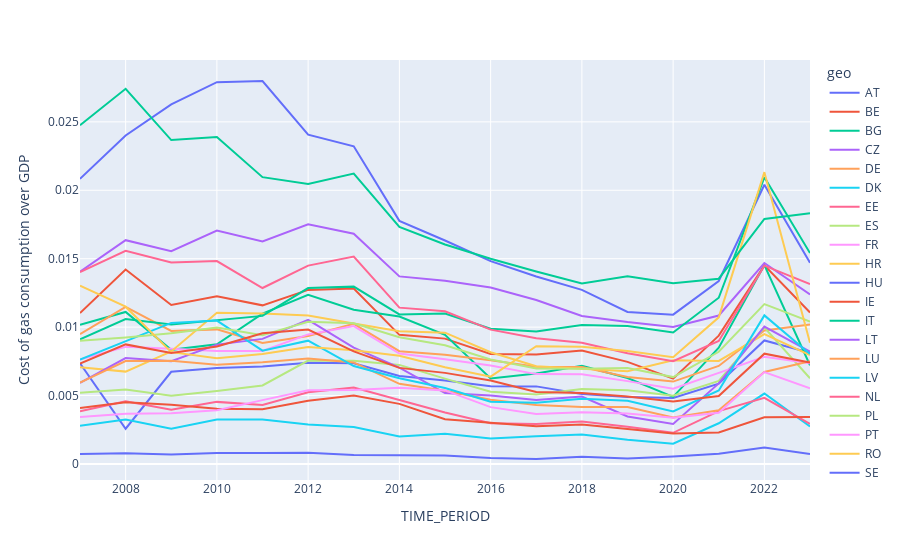

Write notebook code for a chart like this one.
### Markdown cell above
Finally, we are going to calculate the total cost of gas and electricity consumption as a percentage of the GDP, by country. The total cost is calculated by multiplying the consumption by the price of energy.

### Code cell
prices_and_comsumption = pd.merge(energy_prices_df, nrg_bal_df, on=['geo', 'TIME_PERIOD', 'siec', 'nrg_bal'])
prices_and_comsumption['total_consumption'] = prices_and_comsumption['GWh consumption'] * prices_and_comsumption['EUR per Kwh Excluding tax'] * 10**6

prices_and_consumption_gas = prices_and_comsumption[prices_and_comsumption['siec'] == 'G3000']
cost_of_gas = prices_and_consumption_gas.groupby(['geo', 'TIME_PERIOD'])['total_consumption'].sum().reset_index()

gdp_df.rename(columns={"OBS_VALUE": "GDP", "REF_AREA": "geo"}, inplace=True)

cost_of_gas_over_gdp = pd.merge(cost_of_gas, gdp_df, on=['geo', 'TIME_PERIOD'])
cost_of_gas_over_gdp['Cost of gas consumption over GDP'] = cost_of_gas_over_gdp['total_consumption'] / cost_of_gas_over_gdp['GDP']

fig = px.line(cost_of_gas_over_gdp, x='TIME_PERIOD', y='Cost of gas consumption over GDP', color='geo')
fig.show()

### Figure 1 — Plotly figure (JSON) as saved in the notebook; plotly's stock layout.template omitted (floating-point values rounded to 4 significant figures)
{"data": [{"hovertemplate": "geo=AT<br>TIME_PERIOD=%{x}<br>Cost of gas consumption over GDP=%{y}<extra></extra>", "legendgroup": "AT", "line": {"color": "#636efa", "dash": "solid"}, "marker": {"symbol": "circle"}, "mode": "lines", "name": "AT", "orientation": "v", "showlegend": true, "type": "scatter", "x": [2007, 2008, 2009, 2010, 2011, 2012, 2013, 2014, 2015, 2016, 2017, 2018, 2019, 2020, 2021, 2022, 2023], "xaxis": "x", "y": [0.007355, 0.002576, 0.006739, 0.007015, 0.007118, 0.007395, 0.007366, 0.006423, 0.006104, 0.005682, 0.00567, 0.005105, 0.004899, 0.004825, 0.005874, 0.009026, 0.008119], "yaxis": "y"}, {"hovertemplate": "geo=BE<br>TIME_PERIOD=%{x}<br>Cost of gas consumption over GDP=%{y}<extra></extra>", "legendgroup": "BE", "line": {"color": "#EF553B", "dash": "solid"}, "marker": {"symbol": "circle"}, "mode": "lines", "name": "BE", "orientation": "v", "showlegend": true, "type": "scatter", "x": [2007, 2008, 2009, 2010, 2011, 2012, 2013, 2014, 2015, 2016, 2017, 2018, 2019, 2020, 2021, 2022, 2023], "xaxis": "x", "y": [0.01103, 0.01421, 0.01162, 0.01225, 0.01159, 0.01272, 0.01282, 0.009436, 0.00916, 0.008035, 0.007997, 0.008289, 0.00746, 0.006236, 0.009377, 0.01451, 0.01107], "yaxis": "y"}, {"hovertemplate": "geo=BG<br>TIME_PERIOD=%{x}<br>Cost of gas consumption over GDP=%{y}<extra></extra>", "legendgroup": "BG", "line": {"color": "#00cc96", "dash": "solid"}, "marker": {"symbol": "circle"}, "mode": "lines", "name": "BG", "orientation": "v", "showlegend": true, "type": "scatter", "x": [2007, 2008, 2009, 2010, 2011, 2012, 2013, 2014, 2015, 2016, 2017, 2018, 2019, 2020, 2021, 2022, 2023], "xaxis": "x", "y": [0.01017, 0.01111, 0.008339, 0.008744, 0.01098, 0.01236, 0.01128, 0.01077, 0.009435, 0.00625, 0.006618, 0.007171, 0.006281, 0.004907, 0.008495, 0.01453, 0.007213], "yaxis": "y"}, {"hovertemplate": "geo=CZ<br>TIME_PERIOD=%{x}<br>Cost of gas consumption over GDP=%{y}<extra></extra>", "legendgroup": "CZ", "line": {"color": "#ab63fa", "dash": "solid"}, "marker": {"symbol": "circle"}, "mode": "lines", "name": "CZ", "orientation": "v", "showlegend": true, "type": "scatter", "x": [2007, 2008, 2009, 2010, 2011, 2012, 2013, 2014, 2015, 2016, 2017, 2018, 2019, 2020, 2021, 2022, 2023], "xaxis": "x", "y": [0.01404, 0.01635, 0.01556, 0.01705, 0.01626, 0.01752, 0.01682, 0.01371, 0.01338, 0.01289, 0.01198, 0.01082, 0.01037, 0.01001, 0.01085, 0.01468, 0.01238], "yaxis": "y"}, {"hovertemplate": "geo=DE<br>TIME_PERIOD=%{x}<br>Cost of gas consumption over GDP=%{y}<extra></extra>", "legendgroup": "DE", "line": {"color": "#FFA15A", "dash": "solid"}, "marker": {"symbol": "circle"}, "mode": "lines", "name": "DE", "orientation": "v", "showlegend": true, "type": "scatter", "x": [2007, 2008, 2009, 2010, 2011, 2012, 2013, 2014, 2015, 2016, 2017, 2018, 2019, 2020, 2021, 2022, 2023], "xaxis": "x", "y": [0.00949, 0.01148, 0.00972, 0.009835, 0.00884, 0.009349, 0.01024, 0.008241, 0.007986, 0.007577, 0.007108, 0.007089, 0.006361, 0.00602, 0.007165, 0.00975, 0.01019], "yaxis": "y"}, {"hovertemplate": "geo=DK<br>TIME_PERIOD=%{x}<br>Cost of gas consumption over GDP=%{y}<extra></extra>", "legendgroup": "DK", "line": {"color": "#19d3f3", "dash": "solid"}, "marker": {"symbol": "circle"}, "mode": "lines", "name": "DK", "orientation": "v", "showlegend": true, "type": "scatter", "x": [2007, 2008, 2009, 2010, 2011, 2012, 2013, 2014, 2015, 2016, 2017, 2018, 2019, 2020, 2021, 2022, 2023], "xaxis": "x", "y": [0.002786, 0.003241, 0.002582, 0.003254, 0.003243, 0.002889, 0.002703, 0.002014, 0.002207, 0.001866, 0.002035, 0.002158, 0.00177, 0.001482, 0.002975, 0.005147, 0.002745], "yaxis": "y"}, {"hovertemplate": "geo=EE<br>TIME_PERIOD=%{x}<br>Cost of gas consumption over GDP=%{y}<extra></extra>", "legendgroup": "EE", "line": {"color": "#FF6692", "dash": "solid"}, "marker": {"symbol": "circle"}, "mode": "lines", "name": "EE", "orientation": "v", "showlegend": true, "type": "scatter", "x": [2007, 2008, 2009, 2010, 2011, 2012, 2013, 2014, 2015, 2016, 2017, 2018, 2019, 2020, 2021, 2022, 2023], "xaxis": "x", "y": [0.003848, 0.004583, 0.00397, 0.004538, 0.004311, 0.005244, 0.005585, 0.00466, 0.003765, 0.002972, 0.002917, 0.003109, 0.002722, 0.002279, 0.00386, 0.00483, 0.002926], "yaxis": "y"}, {"hovertemplate": "geo=ES<br>TIME_PERIOD=%{x}<br>Cost of gas consumption over GDP=%{y}<extra></extra>", "legendgroup": "ES", "line": {"color": "#B6E880", "dash": "solid"}, "marker": {"symbol": "circle"}, "mode": "lines", "name": "ES", "orientation": "v", "showlegend": true, "type": "scatter", "x": [2007, 2008, 2009, 2010, 2011, 2012, 2013, 2014, 2015, 2016, 2017, 2018, 2019, 2020, 2021, 2022, 2023], "xaxis": "x", "y": [0.005208, 0.005436, 0.004987, 0.00533, 0.005741, 0.007556, 0.007537, 0.007239, 0.006237, 0.005284, 0.005075, 0.005475, 0.005386, 0.004987, 0.006064, 0.009971, 0.006267], "yaxis": "y"}, {"hovertemplate": "geo=FR<br>TIME_PERIOD=%{x}<br>Cost of gas consumption over GDP=%{y}<extra></extra>", "legendgroup": "FR", "line": {"color": "#FF97FF", "dash": "solid"}, "marker": {"symbol": "circle"}, "mode": "lines", "name": "FR", "orientation": "v", "showlegend": true, "type": "scatter", "x": [2007, 2008, 2009, 2010, 2011, 2012, 2013, 2014, 2015, 2016, 2017, 2018, 2019, 2020, 2021, 2022, 2023], "xaxis": "x", "y": [0.007626, 0.008571, 0.008412, 0.008259, 0.008254, 0.009468, 0.01008, 0.008071, 0.007645, 0.007196, 0.006566, 0.006556, 0.006054, 0.005498, 0.006659, 0.007828, 0.007365], "yaxis": "y"}, {"hovertemplate": "geo=HR<br>TIME_PERIOD=%{x}<br>Cost of gas consumption over GDP=%{y}<extra></extra>", "legendgroup": "HR", "line": {"color": "#FECB52", "dash": "solid"}, "marker": {"symbol": "circle"}, "mode": "lines", "name": "HR", "orientation": "v", "showlegend": true, "type": "scatter", "x": [2007, 2008, 2009, 2010, 2011, 2012, 2013, 2014, 2015, 2016, 2017, 2018, 2019, 2020, 2021, 2022, 2023], "xaxis": "x", "y": [0.007077, 0.006749, 0.00822, 0.01105, 0.011, 0.01085, 0.01027, 0.009693, 0.009594, 0.008163, 0.007142, 0.006977, 0.006776, 0.007575, 0.007534, 0.009491, 0.007961], "yaxis": "y"}, {"hovertemplate": "geo=HU<br>TIME_PERIOD=%{x}<br>Cost of gas consumption over GDP=%{y}<extra></extra>", "legendgroup": "HU", "line": {"color": "#636efa", "dash": "solid"}, "marker": {"symbol": "circle"}, "mode": "lines", "name": "HU", "orientation": "v", "showlegend": true, "type": "scatter", "x": [2007, 2008, 2009, 2010, 2011, 2012, 2013, 2014, 2015, 2016, 2017, 2018, 2019, 2020, 2021, 2022, 2023], "xaxis": "x", "y": [0.02083, 0.02401, 0.02628, 0.0279, 0.02799, 0.02406, 0.02322, 0.01776, 0.01633, 0.01482, 0.01369, 0.01272, 0.01111, 0.01091, 0.01337, 0.0204, 0.0147], "yaxis": "y"}, {"hovertemplate": "geo=IE<br>TIME_PERIOD=%{x}<br>Cost of gas consumption over GDP=%{y}<extra></extra>", "legendgroup": "IE", "line": {"color": "#EF553B", "dash": "solid"}, "marker": {"symbol": "circle"}, "mode": "lines", "name": "IE", "orientation": "v", "showlegend": true, "type": "scatter", "x": [2007, 2008, 2009, 2010, 2011, 2012, 2013, 2014, 2015, 2016, 2017, 2018, 2019, 2020, 2021, 2022, 2023], "xaxis": "x", "y": [0.004093, 0.004505, 0.004325, 0.004035, 0.003996, 0.004615, 0.005001, 0.004394, 0.003276, 0.003039, 0.002753, 0.002892, 0.002535, 0.002223, 0.002296, 0.00342, 0.003436], "yaxis": "y"}, {"hovertemplate": "geo=IT<br>TIME_PERIOD=%{x}<br>Cost of gas consumption over GDP=%{y}<extra></extra>", "legendgroup": "IT", "line": {"color": "#00cc96", "dash": "solid"}, "marker": {"symbol": "circle"}, "mode": "lines", "name": "IT", "orientation": "v", "showlegend": true, "type": "scatter", "x": [2007, 2008, 2009, 2010, 2011, 2012, 2013, 2014, 2015, 2016, 2017, 2018, 2019, 2020, 2021, 2022, 2023], "xaxis": "x", "y": [0.00911, 0.01059, 0.01019, 0.01049, 0.01082, 0.01285, 0.01296, 0.01093, 0.01099, 0.00988, 0.009673, 0.01015, 0.01008, 0.009603, 0.01215, 0.02094, 0.01541], "yaxis": "y"}, {"hovertemplate": "geo=LT<br>TIME_PERIOD=%{x}<br>Cost of gas consumption over GDP=%{y}<extra></extra>", "legendgroup": "LT", "line": {"color": "#ab63fa", "dash": "solid"}, "marker": {"symbol": "circle"}, "mode": "lines", "name": "LT", "orientation": "v", "showlegend": true, "type": "scatter", "x": [2007, 2008, 2009, 2010, 2011, 2012, 2013, 2014, 2015, 2016, 2017, 2018, 2019, 2020, 2021, 2022, 2023], "xaxis": "x", "y": [0.005921, 0.00774, 0.007503, 0.008722, 0.009141, 0.01053, 0.008503, 0.007039, 0.005178, 0.004997, 0.004683, 0.004922, 0.00347, 0.002929, 0.00589, 0.01003, 0.008217], "yaxis": "y"}, {"hovertemplate": "geo=LU<br>TIME_PERIOD=%{x}<br>Cost of gas consumption over GDP=%{y}<extra></extra>", "legendgroup": "LU", "line": {"color": "#FFA15A", "dash": "solid"}, "marker": {"symbol": "circle"}, "mode": "lines", "name": "LU", "orientation": "v", "showlegend": true, "type": "scatter", "x": [2007, 2008, 2009, 2010, 2011, 2012, 2013, 2014, 2015, 2016, 2017, 2018, 2019, 2020, 2021, 2022, 2023], "xaxis": "x", "y": [0.005946, 0.007522, 0.007548, 0.007257, 0.00743, 0.007709, 0.007418, 0.005858, 0.005343, 0.004687, 0.004318, 0.004172, 0.004168, 0.003399, 0.003922, 0.00672, 0.007512], "yaxis": "y"}, {"hovertemplate": "geo=LV<br>TIME_PERIOD=%{x}<br>Cost of gas consumption over GDP=%{y}<extra></extra>", "legendgroup": "LV", "line": {"color": "#19d3f3", "dash": "solid"}, "marker": {"symbol": "circle"}, "mode": "lines", "name": "LV", "orientation": "v", "showlegend": true, "type": "scatter", "x": [2007, 2008, 2009, 2010, 2011, 2012, 2013, 2014, 2015, 2016, 2017, 2018, 2019, 2020, 2021, 2022, 2023], "xaxis": "x", "y": [0.007636, 0.008995, 0.01031, 0.01048, 0.008279, 0.00901, 0.007153, 0.00627, 0.005548, 0.004546, 0.004467, 0.004767, 0.004617, 0.003836, 0.005376, 0.01086, 0.00803], "yaxis": "y"}, {"hovertemplate": "geo=NL<br>TIME_PERIOD=%{x}<br>Cost of gas consumption over GDP=%{y}<extra></extra>", "legendgroup": "NL", "line": {"color": "#FF6692", "dash": "solid"}, "marker": {"symbol": "circle"}, "mode": "lines", "name": "NL", "orientation": "v", "showlegend": true, "type": "scatter", "x": [2007, 2008, 2009, 2010, 2011, 2012, 2013, 2014, 2015, 2016, 2017, 2018, 2019, 2020, 2021, 2022, 2023], "xaxis": "x", "y": [0.01402, 0.01558, 0.01472, 0.01482, 0.01286, 0.0145, 0.01515, 0.01142, 0.01116, 0.009815, 0.009195, 0.008863, 0.00809, 0.007509, 0.008985, 0.01449, 0.01315], "yaxis": "y"}, {"hovertemplate": "geo=PL<br>TIME_PERIOD=%{x}<br>Cost of gas consumption over GDP=%{y}<extra></extra>", "legendgroup": "PL", "line": {"color": "#B6E880", "dash": "solid"}, "marker": {"symbol": "circle"}, "mode": "lines", "name": "PL", "orientation": "v", "showlegend": true, "type": "scatter", "x": [2007, 2008, 2009, 2010, 2011, 2012, 2013, 2014, 2015, 2016, 2017, 2018, 2019, 2020, 2021, 2022, 2023], "xaxis": "x", "y": [0.009008, 0.009246, 0.009547, 0.009965, 0.00941, 0.0104, 0.01029, 0.009264, 0.008678, 0.00763, 0.006985, 0.00696, 0.00701, 0.006349, 0.008201, 0.01168, 0.0104], "yaxis": "y"}, {"hovertemplate": "geo=PT<br>TIME_PERIOD=%{x}<br>Cost of gas consumption over GDP=%{y}<extra></extra>", "legendgroup": "PT", "line": {"color": "#FF97FF", "dash": "solid"}, "marker": {"symbol": "circle"}, "mode": "lines", "name": "PT", "orientation": "v", "showlegend": true, "type": "scatter", "x": [2007, 2008, 2009, 2010, 2011, 2012, 2013, 2014, 2015, 2016, 2017, 2018, 2019, 2020, 2021, 2022, 2023], "xaxis": "x", "y": [0.003438, 0.003667, 0.0037, 0.003926, 0.004665, 0.005388, 0.005408, 0.005577, 0.005376, 0.004153, 0.003655, 0.003781, 0.003687, 0.003382, 0.003747, 0.006715, 0.005524], "yaxis": "y"}, {"hovertemplate": "geo=RO<br>TIME_PERIOD=%{x}<br>Cost of gas consumption over GDP=%{y}<extra></extra>", "legendgroup": "RO", "line": {"color": "#FECB52", "dash": "solid"}, "marker": {"symbol": "circle"}, "mode": "lines", "name": "RO", "orientation": "v", "showlegend": true, "type": "scatter", "x": [2007, 2008, 2009, 2010, 2011, 2012, 2013, 2014, 2015, 2016, 2017, 2018, 2019, 2020, 2021, 2022, 2023], "xaxis": "x", "y": [0.01302, 0.01149, 0.00817, 0.007733, 0.00803, 0.008547, 0.008302, 0.007906, 0.007067, 0.006382, 0.008602, 0.008561, 0.008254, 0.007806, 0.01072, 0.02133, 0.008853], "yaxis": "y"}, {"hovertemplate": "geo=SE<br>TIME_PERIOD=%{x}<br>Cost of gas consumption over GDP=%{y}<extra></extra>", "legendgroup": "SE", "line": {"color": "#636efa", "dash": "solid"}, "marker": {"symbol": "circle"}, "mode": "lines", "name": "SE", "orientation": "v", "showlegend": true, "type": "scatter", "x": [2007, 2008, 2009, 2010, 2011, 2012, 2013, 2014, 2015, 2016, 2017, 2018, 2019, 2020, 2021, 2022, 2023], "xaxis": "x", "y": [0.0007251, 0.0007773, 0.0006847, 0.0008063, 0.0008042, 0.0008221, 0.0006645, 0.0006123, 0.0006143, 0.0004398, 0.0003638, 0.0005318, 0.0004071, 0.0005432, 0.0007527, 0.00121, 0.0007201], "yaxis": "y"}, {"hovertemplate": "geo=SI<br>TIME_PERIOD=%{x}<br>Cost of gas consumption over GDP=%{y}<extra></extra>", "legendgroup": "SI", "line": {"color": "#EF553B", "dash": "solid"}, "marker": {"symbol": "circle"}, "mode": "lines", "name": "SI", "orientation": "v", "showlegend": true, "type": "scatter", "x": [2007, 2008, 2009, 2010, 2011, 2012, 2013, 2014, 2015, 2016, 2017, 2018, 2019, 2020, 2021, 2022, 2023], "xaxis": "x", "y": [0.007329, 0.008737, 0.008112, 0.00859, 0.009548, 0.009821, 0.008231, 0.007021, 0.006658, 0.006103, 0.005264, 0.00518, 0.004938, 0.00457, 0.004964, 0.008059, 0.007405], "yaxis": "y"}, {"hovertemplate": "geo=SK<br>TIME_PERIOD=%{x}<br>Cost of gas consumption over GDP=%{y}<extra></extra>", "legendgroup": "SK", "line": {"color": "#00cc96", "dash": "solid"}, "marker": {"symbol": "circle"}, "mode": "lines", "name": "SK", "orientation": "v", "showlegend": true, "type": "scatter", "x": [2007, 2008, 2009, 2010, 2011, 2012, 2013, 2014, 2015, 2016, 2017, 2018, 2019, 2020, 2021, 2022, 2023], "xaxis": "x", "y": [0.02476, 0.02741, 0.02367, 0.02389, 0.02096, 0.02046, 0.02123, 0.01732, 0.01604, 0.01499, 0.01407, 0.01319, 0.01372, 0.01321, 0.01354, 0.0179, 0.01833], "yaxis": "y"}], "layout": {"legend": {"title": {"text": "geo"}, "tracegroupgap": 0}, "margin": {"t": 60}, "xaxis": {"anchor": "y", "domain": [0, 1], "title": {"text": "TIME_PERIOD"}}, "yaxis": {"anchor": "x", "domain": [0, 1], "title": {"text": "Cost of gas consumption over GDP"}}}}
